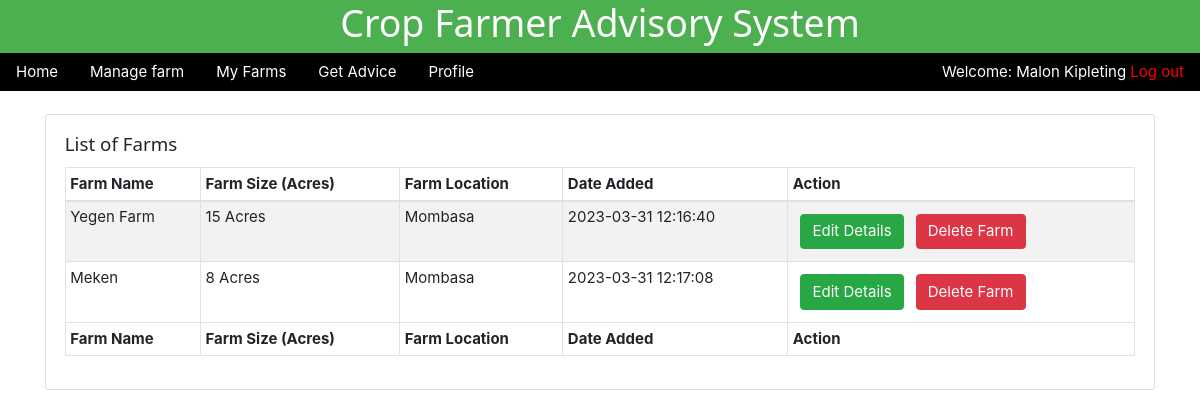
/farms.php (signed in), run on an earlier commit of the app's database.
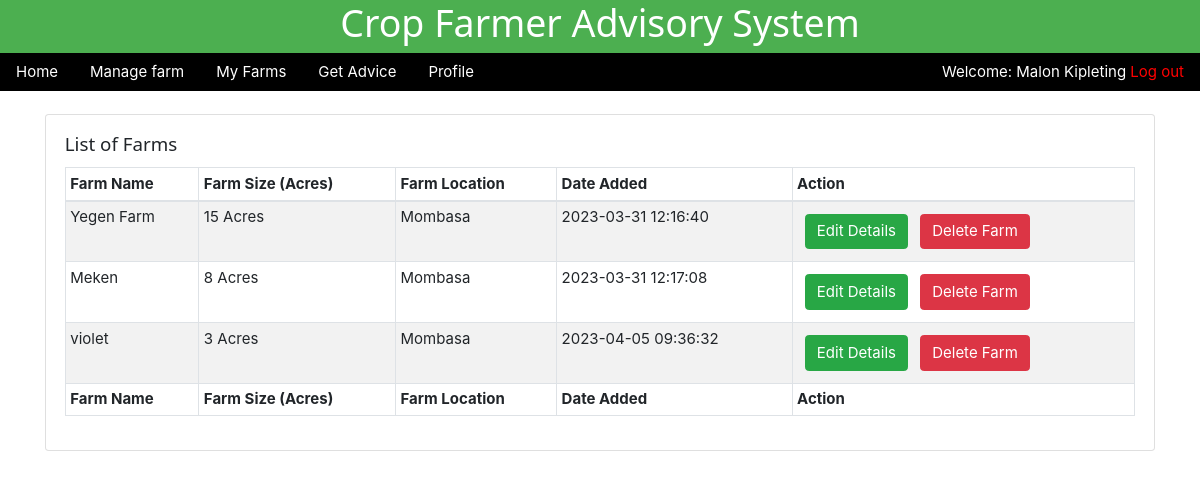
And on a later commit of the database.
### tables this page shows
CREATE TABLE `farm_details` (
  `id` int(11) NOT NULL,
  `farm_id` varchar(255) NOT NULL,
  `farm_name` varchar(255) NOT NULL,
  `farm_location` varchar(255) NOT NULL,
  `farm_size` varchar(100) NOT NULL,
  `date_added` timestamp NOT NULL DEFAULT CURRENT_TIMESTAMP
);

CREATE TABLE `county_details` (
  `id` int(11) NOT NULL,
  `county_id` varchar(20) NOT NULL,
  `county_name` varchar(50) NOT NULL
);

### farms.php (the view, shortened to what this page needs)
<?php
include 'connection.php';
$name =  $_SESSION['farmerFname'] . " ". $_SESSION['farmerLname'];
$farmer_id = $_SESSION['farmerId'];
?>
<!DOCTYPE html>
<html>
<head>
     <?php
include './components/header.php';
?>
 </head>
<body>
	<?php
include './components/navbar.php';
?>
<div class="container">
	<div class="row">
		<div class="col-md-12">
		<div class="card">
                        <div class="card-body">
                            <h5 class="card-title">List of Farms</h5>
                            <table id="dtBasicExample" class="table table-striped table-bordered table-sm"
                                cellspacing="0" width="100%">
                                <thead>
                                    <tr>
                                        <th>Farm Name</th>
                                        <th>Farm Size (Acres)</th>
                                        <th>Farm Location</th>
                                        <th>Date Added</th>
                                        <th>Action</th>
                                    </tr>
                                </thead>
                                <tbody>
                                    <?php
  if($farmer_id){
      $data_fetch_query = "SELECT * FROM `farm_details`
	INNER JOIN farmer_owner_details ON farmer_owner_details.farm_id = farm_details.farm_id
	INNER JOIN county_details ON county_details.county_id = farm_details.farm_location
	";
      $data_result = mysqli_query($db, $data_fetch_query);
      if ($data_result->num_rows > 0){
          while($row = $data_result->fetch_assoc()) {
              $farm_id = $row['farm_id'];
              $farm_name = $row['farm_name'];
              $farm_size = $row['farm_size'];
              $farm_loc = $row['county_id'];
              $farm_location = $row['county_name'];
              $date_created = $row['date_added'];
      echo "<tr> <td>" .$farm_name.  "</td>";
      echo "<td>" .$farm_size." "."Acres"."</td>";
      echo "<td>" .$farm_location."</td>";
      echo "<td>" .$date_created."</td>";
      echo "<td>
      <form method ='POST' action=''>
      <input  type='text' hidden name='Farm_id' value='$farm_id'>
      <input type='submit' data-farm_id='$farm_id'  data-farm_name='$farm_name' data-farm_size='$farm_size' data-farm_location='$farm_loc' value='Edit Details' name='edit-farm-btn' class='btn btn-success edit-farm-modal-btn m-2'>
      <input type='submit' data-id= '$farm_id' value='Delete Farm'  class='btn btn-danger deleteFarmBtn'>
      </form>
      </td> </tr>";
      }
      }else{
      echo "<td>"."No Data Found"."</td>";
      }
      } else{
          echo "<td>"."No farms available"."</td>";
      }
?>
                                </tbody>
                                <tfoot>
                                    <tr>
									<th>Farm Name</th>
									<th>Farm Size (Acres)</th>
                                        <th>Farm Location</th>
										<th>Date Added</th>
                                        <th>Action</th>
                                    </tr>
                                </tfoot>
                            </table>
                        </div>
                    </div>
		</div>
	</div>
</div>
</body>
</html>

### components/header.php (shortened to what this page needs)
 <link rel="stylesheet" href="css/w3css.css">
<link rel="stylesheet" href="./static/bs/css/bootstrap.min.css">
 <link href="css/style.css" rel="stylesheet" type="text/css" />

### components/navbar.php
<div id="">
            <fieldset class="w3-green">
                <div id="" >
            <h1><center>Crop Farmer Advisory System<center></h1>
            <div class="w3-bar w3-black">
                <a href="home.php" class="w3-bar-item w3-button">Home</a>
                <a href="manage.php" class="w3-bar-item w3-button ">Manage farm</a>
                <a href="farms.php" class="w3-bar-item w3-button">My Farms</a>
                <a href="advice.php" class="w3-bar-item w3-button">Get Advice</a>
                <a href="update.php" class="w3-bar-item w3-button">Profile</a>
                <div class="w3-bar-item w3-right">
                Welcome: <?php echo $name; ?>
  <a  href='logout.php' style="color:red">Log out</a>
                </div>
            </div>
        </div>
            </fieldset>
                <br>
    </div>

### css/w3css.css (style rules this page uses)
html { box-sizing:border-box }
*,*:before,*:after { box-sizing:inherit }
html { -ms-text-size-adjust:100%;-webkit-text-size-adjust:100% }
body { margin:0 }
a { background-color:transparent;-webkit-text-decoration-skip:objects }
button,input,select,textarea { font:inherit;margin:0 }
button,input { overflow:visible }
button,html [type=button],[type=reset],[type=submit] { -webkit-appearance:button }
fieldset { border:1px solid #c0c0c0;margin:0 2px;padding:.35em .625em .75em }
html,body { font-family:Verdana,sans-serif;font-size:15px;line-height:1.5 }
html { overflow-x:hidden }
h1,h2,h3,h4,h5,h6,.w3-slim,.w3-wide { font-family:"Segoe UI",Arial,sans-serif }
h1 { font-size:36px }
h5 { font-size:18px }
h1,h2,h3,h4,h5,h6 { font-weight:400;margin:10px 0 }
a { color:inherit }
.w3-btn,.w3-btn-block,.w3-button { border:none;display:inline-block;outline:0;padding:6px 16px;vertical-align:middle;overflow:hidden;text-decoration:none!important;color:#fff;background-color:#000;text-align:center;cursor:pointer;white-space:nowrap }
.w3-button { color:#000;background-color:#f1f1f1;padding:8px 16px }
.w3-btn,.w3-btn-floating,.w3-btn-floating-large,.w3-closenav,.w3-opennav,.w3-btn-block,.w3-button { -webkit-touch-callout:none;-webkit-user-select:none;-khtml-user-select:none;-moz-user-select:none;-ms-user-select:none;user-select:none }
.w3-bar { width:100%;overflow:hidden }
.w3-bar .w3-bar-item { padding:8px 16px;float:left;background-color:inherit;color:inherit;width:auto;border:none;outline:none;display:block }
.w3-bar .w3-button { background-color:inherit;color:inherit;white-space:normal }
.w3-container:after,.w3-container:before,.w3-panel:after,.w3-panel:before,.w3-row:after,.w3-row:before,.w3-row-padding:after,.w3-row-padding:before,.w3-cell-row:before,.w3-cell-row:after, .w3-topnav:after,.w3-topnav:before,.w3-clear:after,.w3-clear:before,.w3-btn-group:before,.w3-btn-group:after,.w3-btn-bar:before,.w3-btn-bar:after,.w3-bar:before,.w3-bar:after { content:"";display:table;clear:both }
.w3-right { float:right!important }
.w3-green,.w3-hover-green:hover { color:#fff!important;background-color:#4CAF50!important }
.w3-black,.w3-hover-black:hover { color:#fff!important;background-color:#000!important }

### css/style.css (style rules this page uses)
html { padding:0; margin:0; }

What changed in the data, as far as the page shows it:
added farm_details: farm_name "violet", farm_size "3", farm_location.county_name "Mombasa", date_added "2023-04-05 09:36:32"
